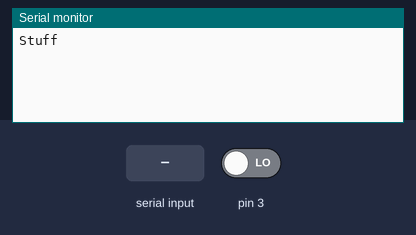
This sketch was run on a simulated Arduino Mega 2560, built with avr-gcc and run on an emulated ATmega2560. On the bench: the last lines printed to the serial monitor. The inputs (shaded band) are chosen by the test bench; at power-on: pin 3 LOW.

Above: at 1.2 s.
1.3 s: "G\n" received over the second serial link
At 2.1 s:
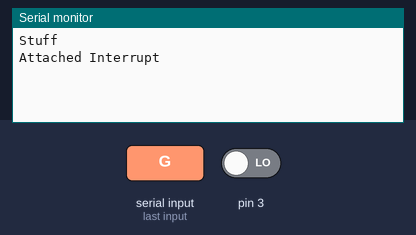
2.8 s: "S\n" received over the second serial link
At 3.3 s:
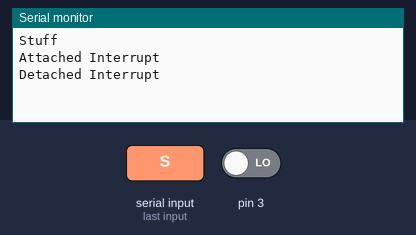

Measured:
- after the input at 1.3 s, the serial monitor: prints a new line at once (image 1)
- after the input at 2.8 s, the serial monitor: prints a new line at once (image 2)

The sketch:

ChemECar.ino
```cpp
// ChemE Car Sketch
// Runs in a standby loop waiting for a serial connection. Once recieved,
// goes into a transmission and measurement loop.

int measurement;
long rotaryTicks;
boolean constantLoop;
long timeRunning = 0;
long timeStart = 0;
long distancePassed = 0;


void rotaryInterrupt(){
  rotaryTicks++;
}

void timerStart(){
  if( (millis() - timeStart) > 400){
    constantLoop = !constantLoop;
    timeStart = millis();
    distancePassed = rotaryTicks;
  }

}

void timerStop(){
    constantLoop = false;
    // Not sure what to do here yet

}

void sendMeasurement(){
  if((millis() - timeStart) > 100){
      Serial1.print(millis() - timeStart);
      Serial1.print(',');
      Serial1.print(rotaryTicks);
      Serial1.print(',');
      Serial1.print(distancePassed);
      Serial1.print(',');
      Serial1.print('\n');
  }
}


void setup(){
  Serial.begin(9600);
  Serial1.begin(9600);
  Serial.println("Stuff");
  attachInterrupt(1, timerStart, CHANGE);
}

void loop(){
  if(Serial1.available() > 0){
    char recieved = Serial1.read();
    switch(recieved){

      case 'G':
      // Fall through
      case 'g':
        constantLoop = true;
        attachInterrupt(0, rotaryInterrupt, CHANGE);
        Serial.println("Attached Interrupt");
        break;

      case 'S':
      // Fall through
      case 's':
        constantLoop = false;
        Serial.println("Detached Interrupt");
        detachInterrupt(0);
        break;
    }
  }


  // Measurement Loop
  if(constantLoop){
    sendMeasurement();
  }
}
```
